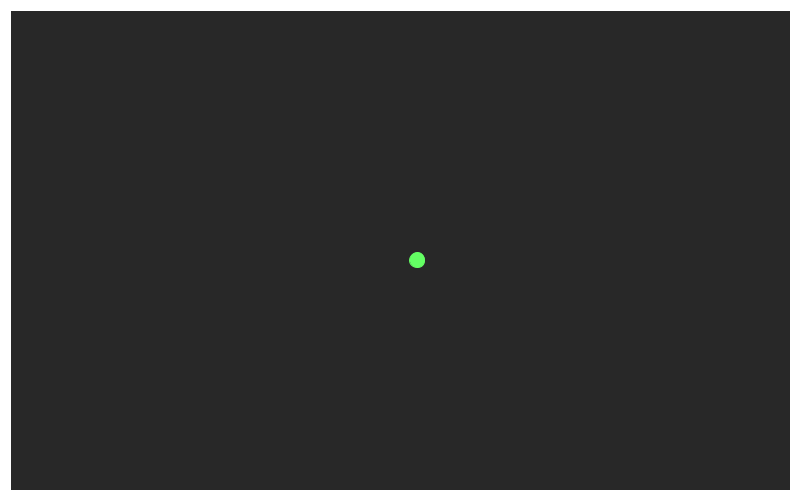
Frame 1 (no input)
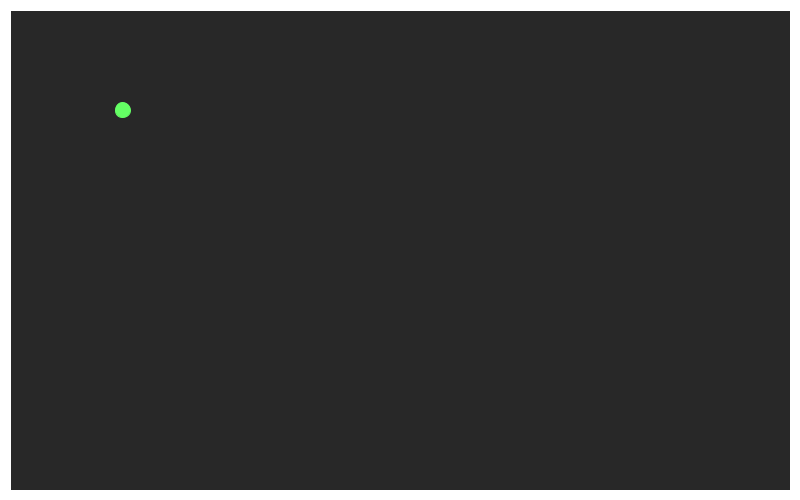
Frame 60 (the mouse pressed at the canvas centre just before this capture)
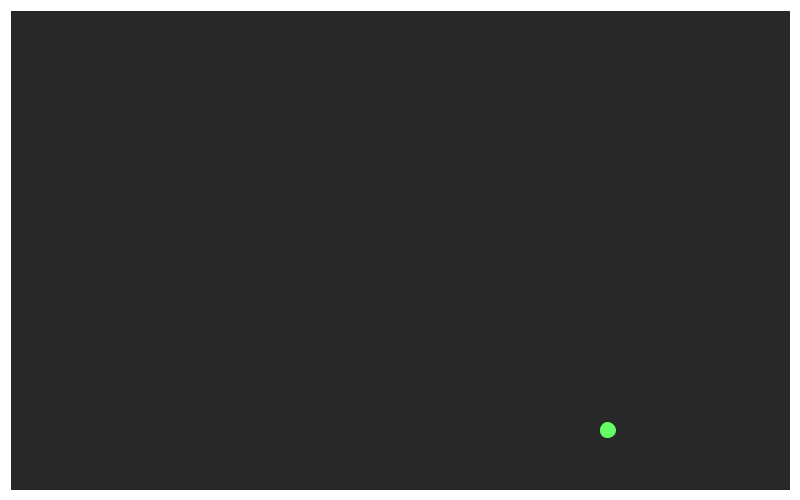
Frame 120 (the mouse held since frame 60 and released just before this capture)

The Processing sketch that drew these frames (run headless with seeded random() and noise(); from frame 60 on, the mouse is pressed at the canvas centre):

// Processing sketch: Pong
// ── Pong.pde
void setup(){
  size(800,500);
}
Ball b=new Ball(400,250);
void draw(){
  background(40);
  if(Boundaries.isOverlapping(b)){
    b.bounceBall();
  }
  b.updateBall();
  fill(100,255,100);
  stroke(100,255,100);
  b.drawBall();
  fill(255);
  stroke(255);
  rect(0,0,800,10);
  rect(0,0,10,500);
  rect(800,0,-10,500);
  rect(0,500,800,-10);
}

// ── Ball.pde
class Ball{
  float x,y;
  float r=15;
  Vector v=new Vector(20,30);
  Ball(int xV,int yV){
    x=xV;
    y=yV;
  }
  void updateBall(){
    Pair p=v.toRectForm();
    x+=p.first;
    y+=p.second;
  }
  
  void bounceBall(){
    //top
    float xT=Boundaries.closestSideX(b,0,800);
    float yT=Boundaries.closestSideY(b,0,10);
    float d=sqrt(xT*xT+yT*yT);
    if(d<=b.r){
      v.setMagnitude(360-v.magnitude);
    }
    //bottom
    xT=Boundaries.closestSideX(b,0,800);
    yT=Boundaries.closestSideY(b,490,10);
    d=sqrt(xT*xT+yT*yT);
    if(d<=b.r){
      v.setMagnitude(360-v.magnitude);
    }
    //left
    xT=Boundaries.closestSideX(b,0,10);
    yT=Boundaries.closestSideY(b,0,500);
    d=sqrt(xT*xT+yT*yT);
    if(d<=b.r){
      v.setMagnitude(180-v.magnitude);
    }
    //right
    xT=Boundaries.closestSideX(b,790,10);
    yT=Boundaries.closestSideY(b,0,500);
    d=sqrt(xT*xT+yT*yT);
    if(d<=b.r){
      v.setMagnitude(180-v.magnitude);
    }
  }
  void drawBall(){
    ellipse(x,y,r,r);
  }
}

// ── Boundaries.pde
static class Boundaries{
  //rect(0,0,800,10);
  //rect(0,0,10,500);
  //rect(790,0,10,500);
  //rect(0,490,800,10);
  static boolean isOverlapping(Ball b){
    float xT=closestSideX(b,0,800);
    float yT=closestSideY(b,0,10);
    float d=sqrt(xT*xT+yT*yT);
    if(d<=b.r)return true;
    xT=closestSideX(b,0,10);
    yT=closestSideY(b,0,500);
    d=sqrt(xT*xT+yT*yT);
    if(d<=b.r)return true;
    xT=closestSideX(b,790,10);
    yT=closestSideY(b,0,500);
    d=sqrt(xT*xT+yT*yT);
    if(d<=b.r)return true;
    xT=closestSideX(b,0,800);
    yT=closestSideY(b,490,10);
    d=sqrt(xT*xT+yT*yT);
    if(d<=b.r)return true;
    return false;
  }
  static float closestSideX(Ball b,int x,int w){
    float testX = b.x;
    if (b.x < x)         testX = x;  
    else if (b.x > x+w) testX = x+w; 
    return b.x-testX;
  }
  static float closestSideY(Ball b,int y,int h){
    float testY = b.y;
    if (b.y < y)         testY = y; 
    else if (b.y > y+h) testY = y+h;
    return b.y-testY;
  }
}

// ── Pair.pde
class Pair{
  float first,second;
  Pair(float f,float s){
    first=f;
    second=s;
  }
}

// ── Players.pde
class Players{
  
  Players(){
    
  }
  void update(){
    
  }
  boolean isOverlapping(float x,float y){
    return true;
  }
}

// ── Vector.pde
class Vector{
  float direction,magnitude;
  Vector(float dir,float mag){
    direction=dir;
    magnitude=mag;
  }
  void setMagnitude(float mag){
    magnitude=mag;
    magnitude%=360;
  }
  Pair toRectForm(){
    float x=direction*cos(radians(magnitude));
    float y=direction*sin(radians(magnitude));
    return new Pair(x,y);
  }
}
